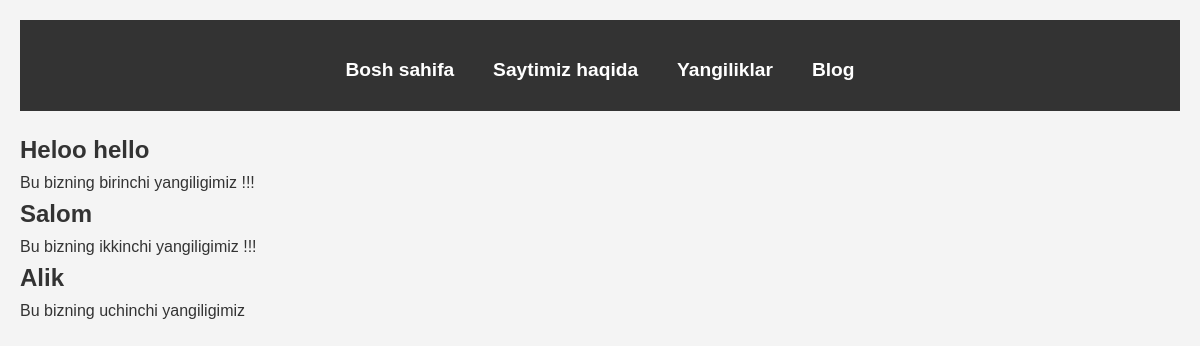
Page /news/ on the committed database.
### apps/news/models.py (models this page shows, shortened)
class Post(models.Model):
    title = models.CharField(max_length=150)
    text  = models.TextField()

### apps/news/views.py (the view)
# urls.py: path('', views.NewsPageView.as_view(), name='news'),
class NewsPageView(ListView):
    model = Post
    template_name = 'news.html'

### templates/news.html (shortened to what this page needs)
{% extends 'base.html' %}
{% load static %}
    {% block content %}
    <div class="news-container">
        {% for news in object_list %}
        <div class="news-item">
            <h2 class="news-title">{{ news.title }}</h2>
            <p class="news-text">{{ news.text }}</p>
        </div>
        {% endfor %}
    </div>
    {% endblock content %}

### static/css/base.css (style rules this page uses)
* { margin: 0; padding: 0; box-sizing: border-box; font-family: Arial, sans-serif; }
body { background-color: #f4f4f4; color: #333; font-size: 16px; line-height: 1.6; padding: 20px; }

### rows in the picture
Post: title "Heloo hello", text "Bu bizning birinchi yangiligimiz !!!"
Post: title "Salom", text "Bu bizning ikkinchi yangiligimiz !!!"
Post: title "Alik", text "Bu bizning uchinchi yangiligimiz"
